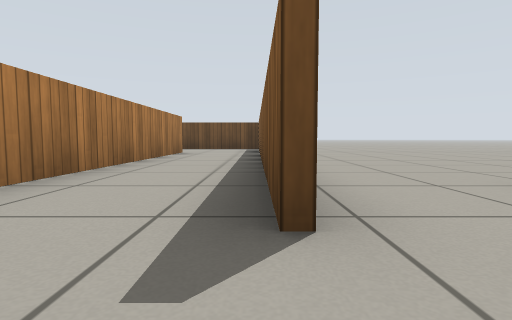
view 1 (above)

15 first-person views from a walk through a robot-simulator world made for Gazebo. The camera is 0.39 m above the floor, tilts 4° down and sees 80° across. The floor is counted in squares, 1 m on a side. Each view is taken from the middle of a square. On the plan, view 1 faces up. The plan holds only what a view shows up to about 9 squares ahead; the rest is blank. Gazebo's built-in surfaces are drawn with simple patterns.

view 2
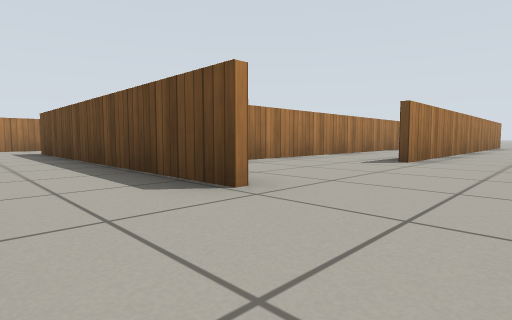

view 3
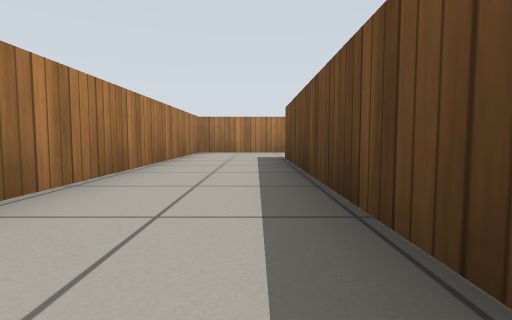

view 4
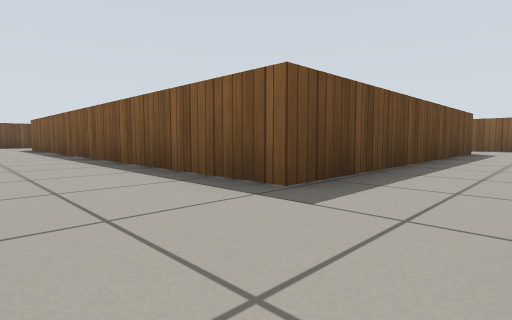

view 5
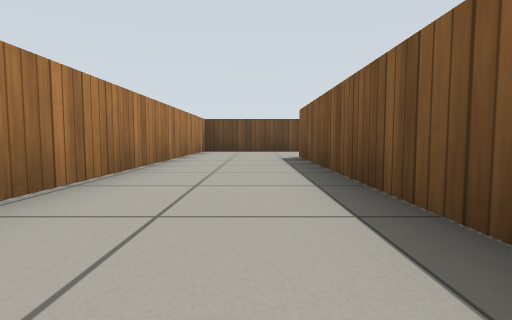

view 6
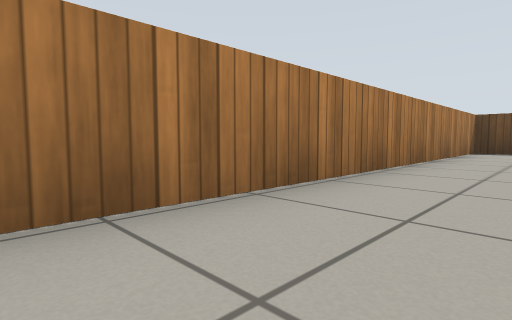

view 7
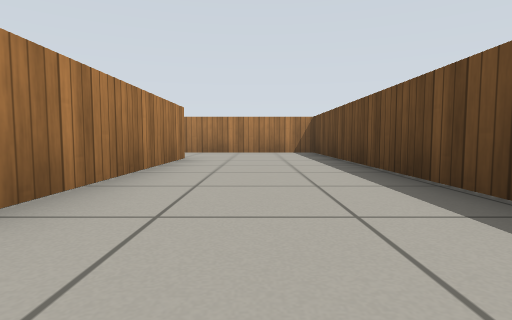

view 8
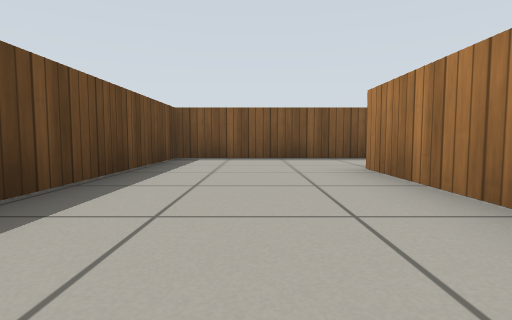

view 9
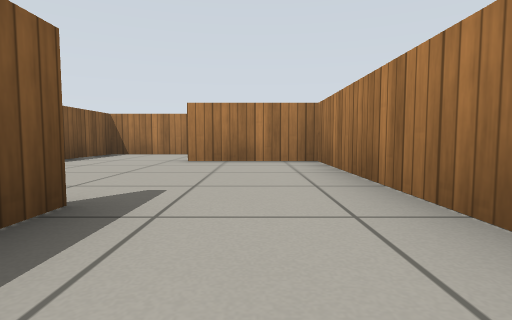

view 10
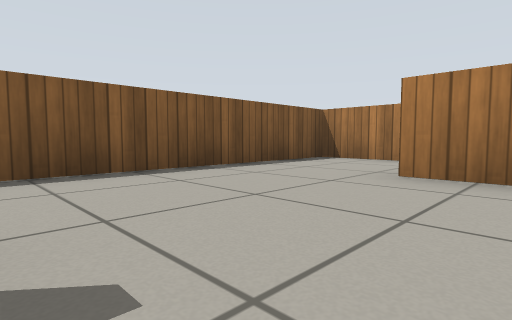

view 11
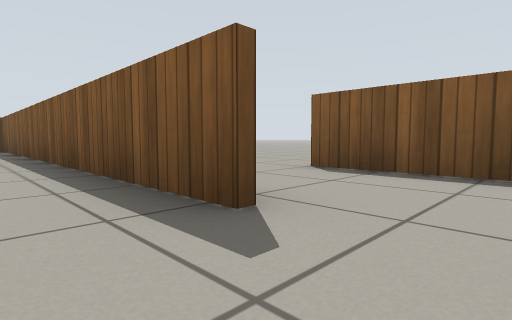

view 12
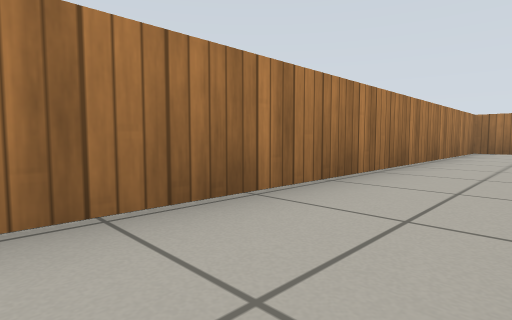

view 13
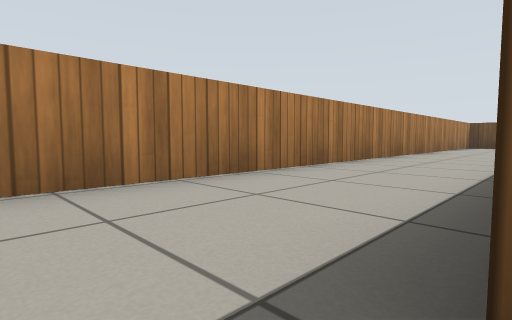

view 14
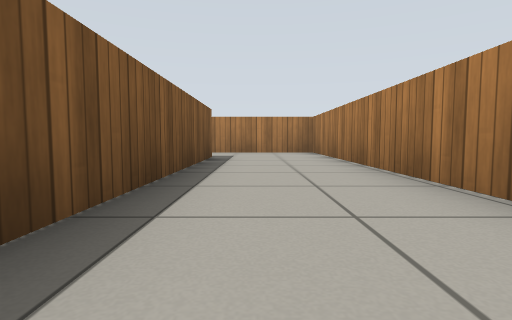

view 15
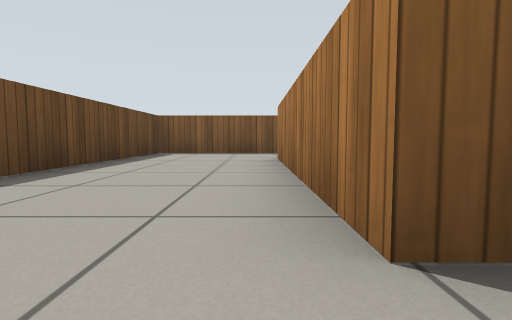

### Floor plan
Points are (right, up) in squares from view 1. A wall is a line through its corners. A room is listed if a view was taken in it or the views show most of it. See-through windows are left out.
Room 1 (views 1, 9, 10, 11)
walls: (0.1, 1.1) (0.1, 8.6); (0.3, 2.4) (0.3, 1.2); (2.6, -1.4) (2.6, 2.5); (-2.1, 8.6) (-2.1, -2.3) (0.3, -2.3)
ways out: opening at (-1, 9) to room 2; opening at (1.5, -2) to room 2; opening at (1.5, 2)
Room 2 (views 2, 3, 4, 5, 6, 7, 8, 12, 13, 14, 15)
walls: (0.1, 8.6) (0.1, 11.6) (-9.6, 11.6) (-9.6, -4.6) (2.6, -4.6) (2.6, -1.4); (0.3, -2.4) (-7.1, -2.4) (-7.1, 8.6) (-2.1, 8.6)
ways out: opening at (-1, 9) to room 1; opening at (1.5, -2) to room 1

Where each view was taken, in squares from view 1:
view 1: 0 up, 0 right, facing up
view 2: 4 down, 2 right, facing up-left
view 3: 3 down, 1 left, facing left
view 4: 4 down, 9 left, facing up-right
view 5: 2 up, 8 left, facing up
view 6: 2 up, 8 left, facing up-left
view 7: 10 up, 1 left, facing left
view 8: 10 up, 6 left, facing right
view 9: 3 up, 1 left, facing down
view 10: 1 up, 1 left, facing down-right
view 11: 0 up, 1 left, facing up-right
view 12: 3 down, 0 right, facing down-left
view 13: 3 down, 7 left, facing up-left
view 14: 4 up, 8 left, facing down
view 15: 9 up, 8 left, facing right
